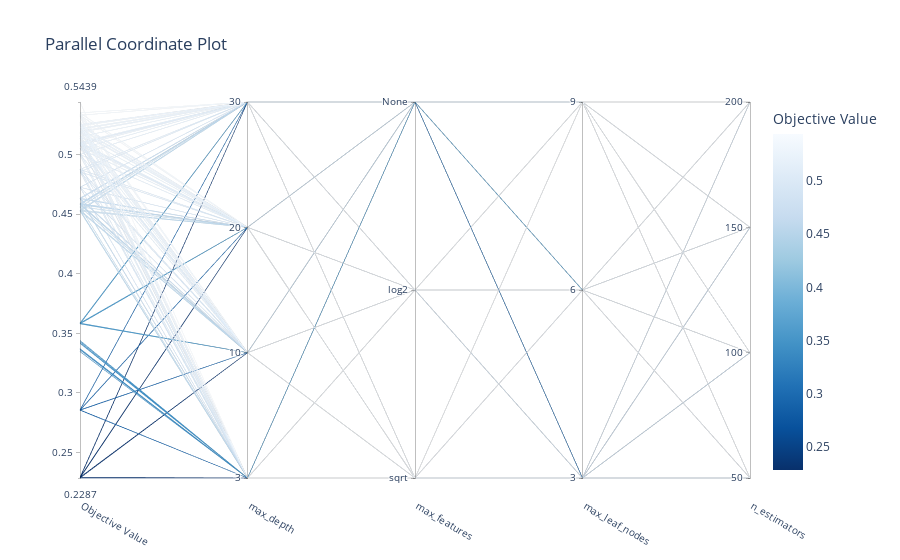

Source (notebook cell):
### Code cell
from optuna.visualization import plot_parallel_coordinate
plot_parallel_coordinate(study)

### Figure 1 — Plotly figure (JSON) as saved in the notebook; plotly's stock layout.template omitted (floating-point values rounded to 4 significant figures; data arrays with more than 128 entries replaced by an {"elided": "..."} marker saying what was removed)
{"data": [{"dimensions": [{"label": "Objective Value", "range": [0.2287, 0.5439], "values": {"elided": "144 float values"}}, {"label": "max_depth", "range": [0, 3], "ticktext": ["3", "10", "20", "30"], "tickvals": [0, 1, 2, 3], "values": {"elided": "144 int values"}}, {"label": "max_features", "range": [0, 2], "ticktext": ["sqrt", "log2", "None"], "tickvals": [0, 1, 2], "values": {"elided": "144 int values"}}, {"label": "max_leaf_nodes", "range": [0, 2], "ticktext": ["3", "6", "9"], "tickvals": [0, 1, 2], "values": {"elided": "144 int values"}}, {"label": "n_estimators", "range": [0, 3], "ticktext": ["50", "100", "150", "200"], "tickvals": [0, 1, 2, 3], "values": {"elided": "144 int values"}}], "labelangle": 30, "labelside": "bottom", "line": {"color": {"elided": "144 float values"}, "colorbar": {"title": {"text": "Objective Value"}}, "colorscale": [[0, "rgb(247,251,255)"], [0.125, "rgb(222,235,247)"], [0.25, "rgb(198,219,239)"], [0.375, "rgb(158,202,225)"], [0.5, "rgb(107,174,214)"], [0.625, "rgb(66,146,198)"], [0.75, "rgb(33,113,181)"], [0.875, "rgb(8,81,156)"], [1, "rgb(8,48,107)"]], "reversescale": true, "showscale": true}, "type": "parcoords"}], "layout": {"title": {"text": "Parallel Coordinate Plot"}}}
